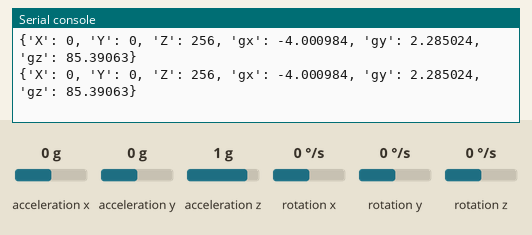
Recording of a program running on a simulated ESP32 board running MicroPython. On the bench: the last lines printed to the serial console. Inputs (shaded band) come from the test bench; at power-on: acceleration x 0 g, acceleration y 0 g, acceleration z 1 g, rotation x 0 °/s, rotation y 0 °/s, rotation z 0 °/s. Library files of the repository ran but are not shown: adxl345_sensor.py, mpu6050.py.

Above: at 1.3 s.
1.4 s: acceleration x set to -1.4 g
At 1.61 s:
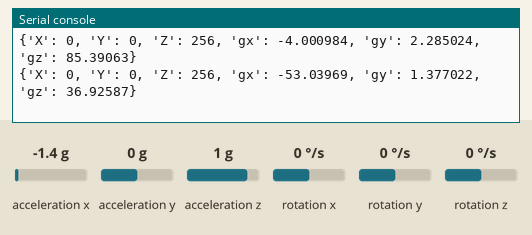
2.9 s: acceleration y set to -1.4 g
At 2.99 s:
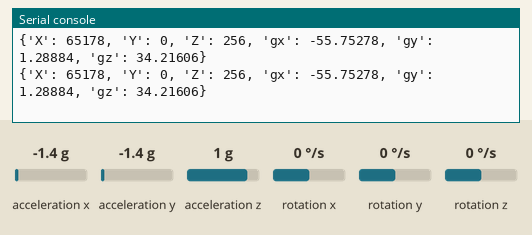
4.4 s: acceleration z set to -1.4 g
At 4.48 s:
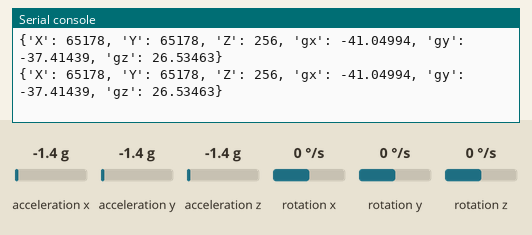
Timing chart, 0 to 7.4 s (numbered marks = the images above; inputs shaded):
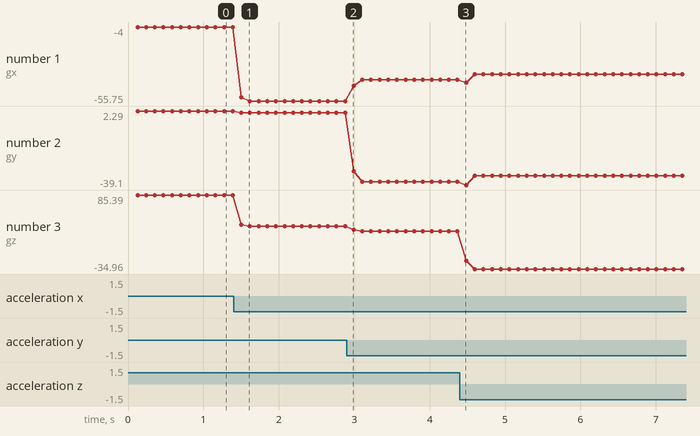

The program:

fall_detection.py
```python
import math
import machine
import time
from adxl345_sensor import ADXL345Sensor
from gyro_sensor import GyroSensor

class FallDetection:
    def __init__(self):
        self.accel = ADXL345Sensor(12,27)  # 创建加速计实例
        self.gyro = GyroSensor()  # 创建陀螺仪实例

    def detect_fall(self):
        if self.accel.is_fallen() and self.gyro.isFallen():
            print("摔倒了")
        else:
            print("正常")


    def trigger_alarm(self):
        # 触发警报的逻辑
        print("摔倒警报！")
    def sensor_data(self):
        accel_data = self.accel.read_acceleration()
        gyro_x,gyro_y,gyro_z = self.gyro.getAngles()
        gyro_data = {"gx":gyro_x,"gy":gyro_y,"gz":gyro_z}
        accel_data.update(gyro_data)
        print(accel_data)
        return accel_data

if __name__ == "__main__":
    fall_detection = FallDetection()
    fall_detection.sensor_data()
    while True:
        fall_detection.sensor_data()
        #fall_detection.detect_fall()
```

gyro_sensor.py
```python
from machine import Pin
import utime
import math
import mpu6050

class GyroSensor:
    def __init__(self):
        self.mpu = mpu6050.MPU6050()
        self.mpu.setSampleRate(200)  # 设置采样率
        self.mpu.setGResolution(2)  # 设置g分辨率
        self.gxoffset = 0.07
        self.gyoffset = -0.04
        # 设置跌倒判断的阈值
        self.fall_threshold = 45

    def averageMPU(self, count, timing_ms):
        gx = 0
        gy = 0
        gz = 0
        for i in range(count):
            g = self.mpu.readData()
            gx = gx + g.Gx - self.gxoffset
            gy = gy + g.Gy - self.gyoffset
            gz = gz + g.Gz
            utime.sleep_ms(timing_ms)
        return gx / count, gy / count, gz / count

    def getAngles(self):
        gx, gy, gz = self.averageMPU(20, 5)
        vdim = math.sqrt(gx * gx + gy * gy + gz * gz)
        rad2degree = 180 / math.pi
        angleX = rad2degree * math.asin(gx / vdim)
        angleY = rad2degree * math.asin(gy / vdim)
        angleZ = rad2degree * math.asin(gz / vdim)
        return angleX, angleY, angleZ

    def isFallen(self):
        angleX, angleY, angleZ = self.getAngles()
        print(abs(angleX))
        print(abs(angleY))
        if abs(angleX) > self.fall_threshold or abs(angleY) > self.fall_threshold:
            return True
        else:
            return False

if __name__ == "__main__":

    # 创建陀螺仪对象
    gyro = GyroSensor()

    while True:
        if gyro.isFallen():
            print("跌倒！")
        else:
            print("正常")

        utime.sleep(1)
```

Measured:
- after the input at 1.4 s, the serial console: prints a new line after 0.10 s (image 1)
- plotted number 1: -4 → -55.75 after the input at 1.4 s, -55.75 → -41.05 after the input at 2.9 s, -41.05 → -36.98 after the input at 4.4 s
- plotted number 2: 2.29 → 1.29 after the input at 1.4 s, 1.29 → -37.41 after the input at 2.9 s, -37.41 → -33.82 after the input at 4.4 s
- plotted number 3: 85.39 → 34.22 after the input at 1.4 s, 34.22 → 26.53 after the input at 2.9 s, 26.53 → -34.96 after the input at 4.4 s
